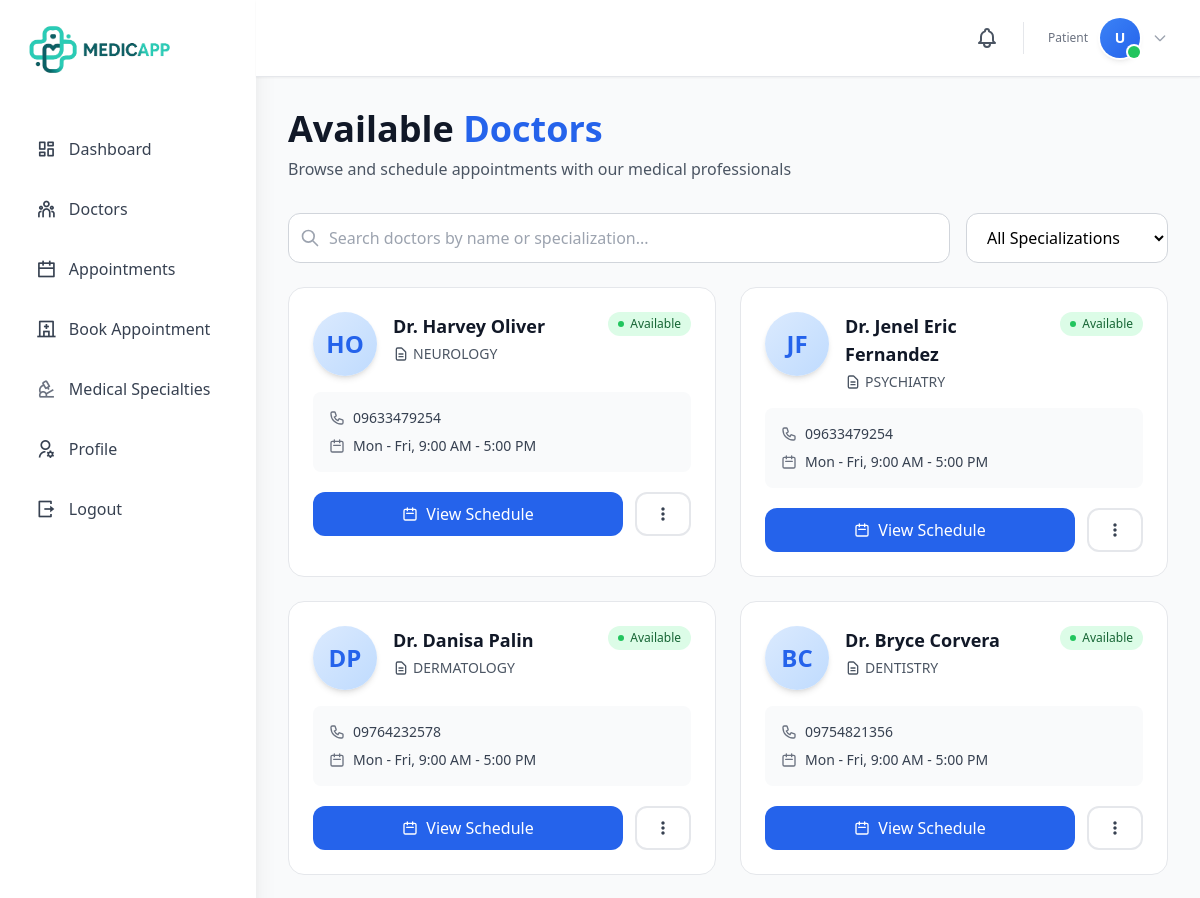
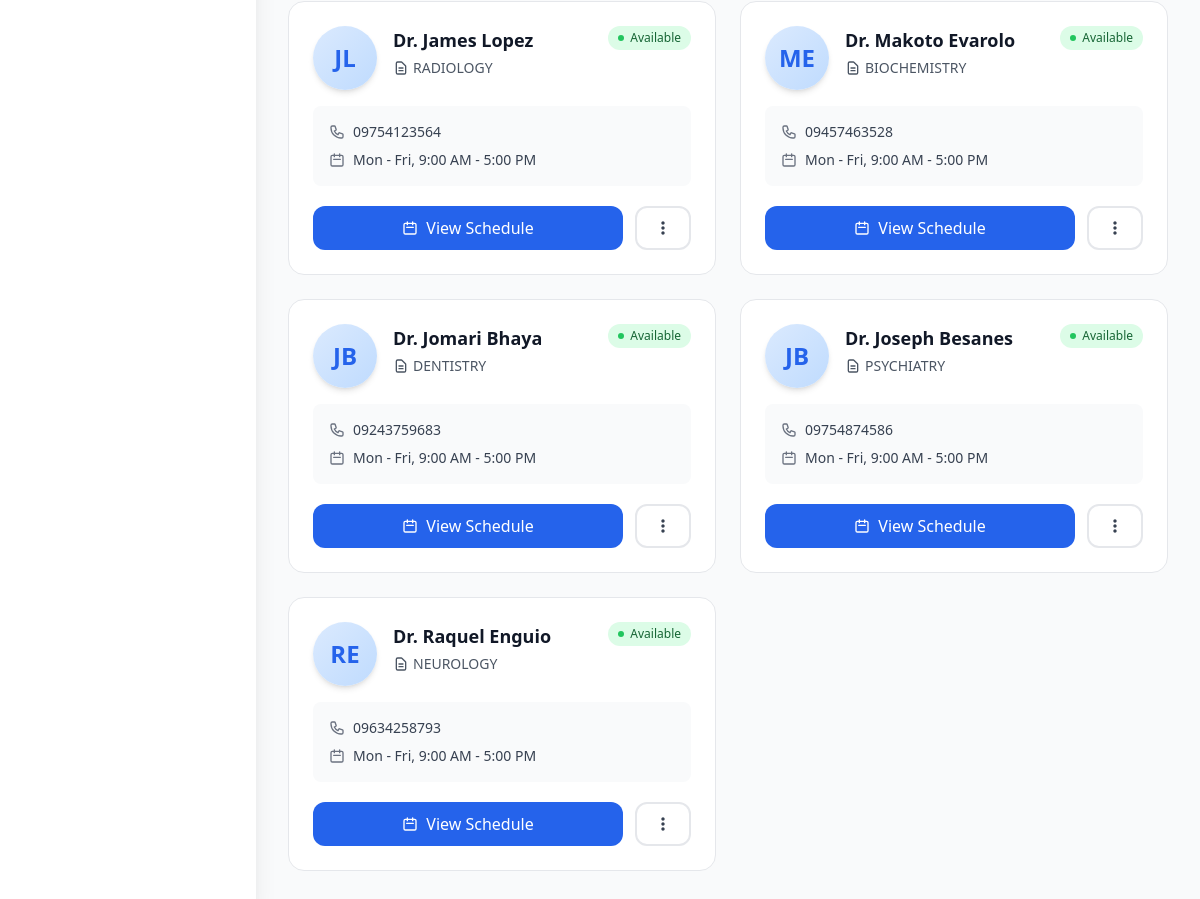
The app's page /patient/appointments (signed in) with its own data (2 pictures, top to bottom).
### app/models/doctor.py (models this page shows)
class Doctor(db.Model):
    __tablename__ = "doctor"
    doctor_id: Mapped[int] = mapped_column(Integer, primary_key=True, autoincrement=True)
    account_id: Mapped[int] = mapped_column(ForeignKey("account.account_id"), unique=True)
    firstname: Mapped[str] = mapped_column(String(50), nullable=False)
    middlename: Mapped[str] = mapped_column(String(50), nullable=True)
    lastname: Mapped[str] = mapped_column(String(50), nullable=False)
    age: Mapped[int] = mapped_column(Integer, nullable=False)
    bloodtype: Mapped[str] = mapped_column(String(10), nullable=True)
    height: Mapped[str] = mapped_column(String(10), nullable=True)
    weight: Mapped[str] = mapped_column(String(10), nullable=True)
    specialization: Mapped[str] = mapped_column(String(100), nullable=True)
    gender: Mapped[str] = mapped_column(String(10), nullable=False)
    dob: Mapped[str] = mapped_column(String(10), nullable=False)
    pob: Mapped[str] = mapped_column(String(100), nullable=False)
    civilstatus: Mapped[str] = mapped_column(String(20), nullable=False)
    degree: Mapped[str] = mapped_column(String(100), nullable=False)
    nationality: Mapped[str] = mapped_column(String(100), nullable=False)
    religion: Mapped[str] = mapped_column(String(100), nullable=False)
    phone: Mapped[str] = mapped_column(String(20), nullable=False)
    email: Mapped[str] = mapped_column(String(100), nullable=False)
    profile_image: Mapped[str | None] = mapped_column(String(255), nullable=True)
    status: Mapped[str] = mapped_column(String(50), nullable=False, default='active')
    created_at: Mapped[datetime] = mapped_column(DateTime, default=datetime.utcnow, nullable=False)
    account: Mapped["Account"] = relationship(back_populates="doctor")
    appointments: Mapped[list["Appointment"]] = relationship(back_populates="doctor")
    records: Mapped[list["MedicalRecord"]] = relationship(back_populates="doctor")
    doctor_schedule: Mapped["Doctor_Schedule"] = relationship(back_populates="doctor")
    secretary: Mapped["Doctor_Secretary"] = relationship(back_populates="doctor")

### app/routes/patient/availableDoctors.py (the view)
@patient_bp.route('/appointments')
@login_required
def view_doctorAvailableTime():
    patient = Patient.query.filter_by(account_id=current_user.account_id).first()
    search = request.args.get("search")
    query = Doctor.query
    if search:
        query = query.filter(
            (Doctor.specialization.ilike(f"%{search}%"))
        )
    doctors = query.all()
    return render_template(
        'patient/available_doctors.html',
        search=search,
        doctors=doctors,
        patient=patient
    )

### app/models/account.py (called while the page is built)
    @property
    def is_authenticated(self):
        return True

### app/routes/auth/login.py (called while the page is built)
@login_manager.user_loader
def load_user(account_id):
    return Account.query.get(int(account_id))

### app/templates/patient/available_doctors.html (shortened to what this page needs)
{% extends 'base/layout.html' %}
{% block content %}
<div class="flex w-full bg-gray-50">
    {% include 'patient/patient_sidebar.html' %}
    {% include 'base/notification.html' %}
    <div class="flex-1 flex flex-col min-h-screen">
        <header class="bg-white border-b sticky top-0 z-40 shadow-sm backdrop-blur-sm bg-white/95">
            <div class="flex items-center justify-between px-4 sm:px-6 py-3">
                <div class="flex items-center gap-2 sm:gap-4">
                    <div class="relative" id="notificationWrapper">
                        <button class="relative p-2 rounded-xl text-gray-600 hover:bg-gray-100 transition-all"
                                id="notificationBtn"
                                aria-label="Notifications">
                        </button>
                    </div>
                    <div class="relative group">
                        <button class="flex items-center gap-3 px-2 py-1.5 rounded-xl hover:bg-gray-50 transition-all"
                                id="userMenuButton"
                                aria-expanded="false"
                                aria-haspopup="true">
                            <div class="hidden sm:block text-right">
                                <p class="text-xs text-gray-500">Patient</p>
                            </div>
                            <div class="relative">
                                <div class="w-10 h-10 bg-gradient-to-br from-blue-500 to-blue-600 rounded-full flex items-center justify-center shadow-md ring-2 ring-white">
                                    {% if patient.profile_image %}
                                    <img src="{{ url_for('static', filename='/' ~ patient.profile_image) }}"
                                        alt="Dr. {{ patient.firstname }} {{ patient.lastname }}"
                                        class="w-full h-full object-cover rounded-full">
                                    {% else %}
                                        <span class="text-white font-semibold text-sm">
                                            {{ patient.firstname[0] if patient.firstname else 'U' }}
                                        </span>
                                    {% endif %}
                                </div>
                                <span class="absolute bottom-0 right-0 w-3 h-3 bg-green-500 rounded-full ring-2 ring-white"></span>
                            </div>
                            <svg class="hidden lg:block w-4 h-4 text-gray-400 transition-transform group-hover:rotate-180" fill="none" stroke="currentColor" viewBox="0 0 24 24">
                                <path stroke-linecap="round" stroke-linejoin="round" stroke-width="2" d="M19 9l-7 7-7-7"/>
                            </svg>
                        </button>
                    </div>
                </div>
            </div>
        </header>
        <main class="flex-1 p-6 lg:p-8">
            <div class="mb-8">
                <h1 class="text-3xl lg:text-4xl font-bold text-gray-900">
                    Available <span class="text-blue-600">Doctors</span>
                </h1>
                <p class="text-gray-600 mt-2">Browse and schedule appointments with our medical professionals</p>
            </div>
            <div class="mb-6 flex flex-col sm:flex-row gap-4">
                <div class="flex-1 relative">
                    <svg class="absolute left-3 top-1/2 transform -translate-y-1/2 w-5 h-5 text-gray-400" fill="none" stroke="currentColor" viewBox="0 0 24 24">
                        <path stroke-linecap="round" stroke-linejoin="round" stroke-width="2" d="M21 21l-6-6m2-5a7 7 0 11-14 0 7 7 0 0114 0z"/>
                    </svg>
                    <input type="text"
                           id="searchDoctors"
                           placeholder="Search doctors by name or specialization..."
                           class="w-full pl-10 pr-4 py-3 border border-gray-300 rounded-xl focus:ring-2 focus:ring-blue-500 focus:border-transparent transition-all">
                </div>
                <select
                    class="px-4 py-3 border border-gray-300 rounded-xl focus:ring-2 focus:ring-blue-500 focus:border-transparent transition-all bg-white"
                    id="filterSpecialization"
                >
                    <option value="">All Specializations</option>
                </select>
            </div>
            <div class="grid grid-cols-1 lg:grid-cols-2 xl:grid-cols-3 gap-6" id="doctorsGrid">
                {% for doctor in doctors %}
                <article class="bg-white border border-gray-200 rounded-2xl p-6 hover:shadow-xl transition-all duration-300 hover:-translate-y-1"
                         data-name="{{ doctor.firstname }} {{ doctor.lastname }}"
                         data-specialization="{{ doctor.specialization }}">
                    <div class="flex items-start gap-4 mb-4">
                        <div class="flex-shrink-0">
                            <div class="w-16 h-16 rounded-full bg-gradient-to-br from-blue-100 to-blue-200 flex items-center justify-center shadow-md">
                                {% if doctor.profile_image %}
                                    <img src="{{ url_for('static', filename='/' ~ doctor.profile_image) }}"
                                        alt="Dr. {{ doctor.firstname }} {{ doctor.lastname }}"
                                        class="w-full h-full object-cover rounded-full">
                                {% else %}
                                    <span class="text-blue-600 text-2xl font-semibold">
                                        {{ doctor.firstname[0] }}{{ doctor.lastname[0] }}
                                    </span>
                                {% endif %}
                            </div>
                        </div>
                        <div class="flex-1 min-w-0">
                            <h3 class="font-bold text-lg text-gray-900 mb-1">
                                Dr. {{ doctor.firstname }} {{ doctor.lastname }}
                            </h3>
                            <p class="text-sm text-gray-600 flex items-center uppercase gap-1">
                                <svg class="w-4 h-4" fill="none" stroke="currentColor" viewBox="0 0 24 24">
                                    <path stroke-linecap="round" stroke-linejoin="round" stroke-width="2" d="M9 12h6m-6 4h6m2 5H7a2 2 0 01-2-2V5a2 2 0 012-2h5.586a1 1 0 01.707.293l5.414 5.414a1 1 0 01.293.707V19a2 2 0 01-2 2z"/>
                                </svg>
                                {{ doctor.specialization }}
                            </p>
                        </div>
                        <span class="inline-flex items-center px-2.5 py-1 rounded-full text-xs font-medium bg-green-100 text-green-800">
                            <span class="w-1.5 h-1.5 bg-green-500 rounded-full mr-1.5"></span>
                            Available
                        </span>
                    </div>
                    <div class="space-y-2 mb-5 bg-gray-50 rounded-lg p-4">
                        <div class="flex items-center gap-2 text-sm text-gray-700">
                            <span class="font-medium">{{ doctor.phone }}</span>
                        </div>
                        <div class="flex items-center gap-2 text-sm text-gray-700">
                            <svg class="w-4 h-4 text-gray-500" fill="none" stroke="currentColor" viewBox="0 0 24 24">
                                <path stroke-linecap="round" stroke-linejoin="round" stroke-width="2" d="M8 7V3m8 4V3m-9 8h10M5 21h14a2 2 0 002-2V7a2 2 0 00-2-2H5a2 2 0 00-2 2v12a2 2 0 002 2z"/>
                            </svg>
                            <span>Mon - Fri, 9:00 AM - 5:00 PM</span>
                        </div>
                    </div>
                    <div class="flex gap-3">
                        <a href="{{ url_for('patient.viewAvailableTime', doctor_id=doctor.doctor_id) }}"
                           class="flex-1 px-4 py-2.5 rounded-xl bg-blue-600 text-white font-medium text-center
                                  hover:bg-blue-700 hover:shadow-lg transition-all duration-200 flex items-center justify-center gap-2">
                            <svg class="w-4 h-4" fill="none" stroke="currentColor" viewBox="0 0 24 24">
                                <path stroke-linecap="round" stroke-linejoin="round" stroke-width="2" d="M8 7V3m8 4V3m-9 8h10M5 21h14a2 2 0 002-2V7a2 2 0 00-2-2H5a2 2 0 00-2 2v12a2 2 0 002 2z"/>
                            </svg>
                            View Schedule
                        </a>
                        <button type="button"
                                class="px-4 py-2.5 rounded-xl border-2 border-gray-200 text-gray-700 font-medium
                                       hover:bg-gray-50 hover:border-gray-300 transition-all duration-200"
                                title="More options">
                            <svg class="w-5 h-5" fill="currentColor" viewBox="0 0 24 24">
                                <path d="M12 8c1.1 0 2-.9 2-2s-.9-2-2-2-2 .9-2 2 .9 2 2 2zm0 2c-1.1 0-2 .9-2 2s.9 2 2 2 2-.9 2-2-.9-2-2-2zm0 6c-1.1 0-2 .9-2 2s.9 2 2 2 2-.9 2-2-.9-2-2-2z"/>
                            </svg>
                        </button>
                    </div>
                </article>
                {% endfor %}
            </div>
        </main>
    </div>
</div>
{% endblock %}

### records on screen
Doctor: firstname "H", lastname "O", firstname "Harvey", lastname "Oliver", specialization "NEUROLOGY", phone "09633479254"
Doctor: firstname "J", lastname "F", firstname "Jenel Eric", lastname "Fernandez", specialization "PSYCHIATRY", phone "09633479254"
Doctor: firstname "D", lastname "P", firstname "Danisa", lastname "Palin", specialization "DERMATOLOGY", phone "09764232578"
Doctor: firstname "B", lastname "C", firstname "Bryce", lastname "Corvera", specialization "DENTISTRY", phone "09754821356"
Doctor: firstname "J", lastname "L", firstname "James", lastname "Lopez", specialization "RADIOLOGY", phone "09754123564"
Doctor: firstname "M", lastname "E", firstname "Makoto", lastname "Evarolo", specialization "BIOCHEMISTRY", phone "09457463528"
Doctor: firstname "J", lastname "B", firstname "Jomari", lastname "Bhaya", specialization "DENTISTRY", phone "09243759683"
Doctor: firstname "J", lastname "B", firstname "Joseph", lastname "Besanes", specialization "PSYCHIATRY", phone "09754874586"
Doctor: firstname "R", lastname "E", firstname "Raquel", lastname "Enguio", specialization "NEUROLOGY", phone "09634258793"

### other values on screen
{{ patient.firstname[0] if patient.firstname else 'U' }} "U"
